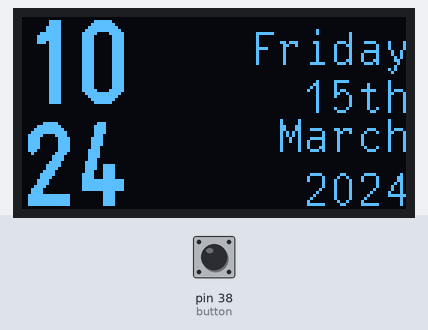
Recording of a sketch running on a simulated Arduino Mega 2560, built with avr-gcc and run on an emulated ATmega2560. Parts: 128×64 one-colour display. The inputs (shaded band) are chosen by the test bench; at power-on: pin 38 (button) HIGH. The local clock reads 2024-03-15 10:24:30 at power-on unless the sketch sets it; what the sketch prints to the serial monitor is not drawn.

Above: at 1.3 s.
1.4 s: pin 38 (button) pulled LOW for 0.15 s
At 4.4 s:
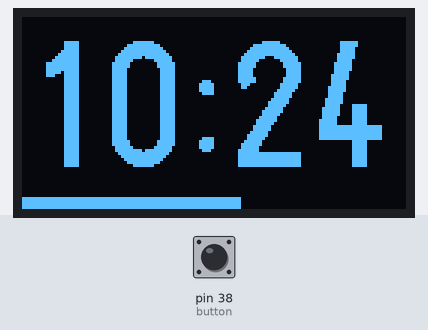
4.5 s: pin 38 (button) pulled LOW for 1 s
At 6.1 s:
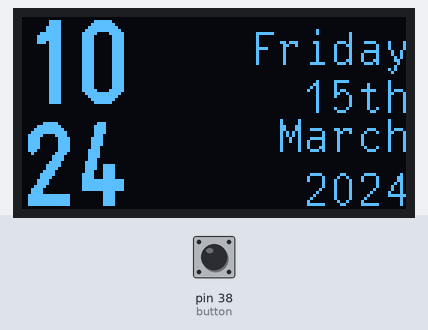
7.0 s: pin 38 (button) pulled LOW for 0.15 s
At 9.5 s:
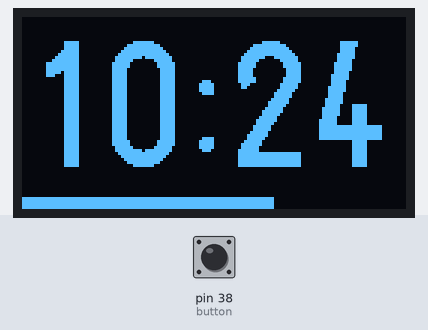
9.6 s: pin 38 (button) pulled LOW for 3.2 s
At 31.2 s:
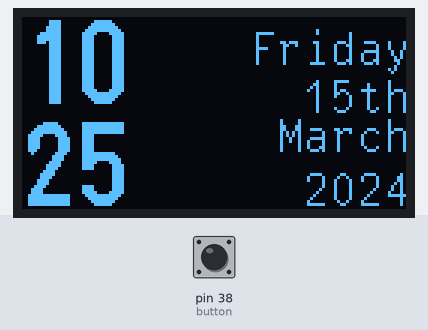
Timing chart, 0 to 31.6 s (numbered marks = the images above; inputs shaded):
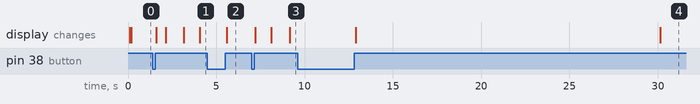

The sketch:

TimeOnDisplay.ino
```cpp
#include <Arduino.h>
#include <U8g2lib.h>
#include <Wire.h>
#include <RtcDS3231.h>

U8G2_SSD1306_128X64_NONAME_F_SW_I2C u8g2(U8G2_R0, /* clock=*/ 15, /* data=*/ 4, /* reset=*/ 16);

RtcDS3231<TwoWire> Rtc(Wire);

char* days[] = { "Monday", "Tuesday", "Wednesday", "Thursday", "Friday", "Saturday", "Sunday"};
char* months[] = { "January", "February", "March", "April", "May", "June", "July", "August", "September", "October", "November", "December" };
char * endings[] = { "st", "nd", "rd", "th"};

int button = 38;
bool counter;

unsigned long timenow = 0;
int period = 100;

void setup() {
  // put your setup code here, to run once:
  Serial.begin(115200);

  pinMode(button, INPUT);


  Rtc.Begin();
  RtcDateTime compiled = RtcDateTime(__DATE__, __TIME__);
  printDateTime(compiled);

  if (!Rtc.GetIsRunning())
  {
    Serial.println("RTC was not actively running, starting now");
    Rtc.SetIsRunning(true);
  }
  Rtc.Enable32kHzPin(false);
  Rtc.SetSquareWavePin(DS3231SquareWavePin_ModeNone);
  u8g2.begin();
  u8g2.clearBuffer();
}

void loop() {
  // put your main code here, to run repeatedly:
  u8g2.clearBuffer();
  RtcDateTime now = Rtc.GetDateTime();
  printDateTime(now);
  if(millis() > timenow + period){
    u8g2.sendBuffer();
    timenow = millis();
  }

  if (!digitalRead(button)) {
    while(!digitalRead(button)){

    }
    counter = !counter;
    Serial.println("button pressed");
  }
  //****************DISPLAY***************
}


#define countof(a) (sizeof(a) / sizeof(a[0]))

void printDateTime(const RtcDateTime& dt)
{
  char datestring[20];

  snprintf_P(datestring,
             countof(datestring),
             PSTR("%02u/%02u/%04u %02u:%02u:%02u"),
             dt.Month(),
             dt.Day(),
             dt.Year(),
             dt.Hour(),
             dt.Minute(),
             dt.Second() );
  //Serial.print(datestring);
  if (counter) {
    ClockFace1(dt);
  } else {
    ClockFace2(dt);
  }
}

void ClockFace1(const RtcDateTime& dt) {
  char timeStr[6];
  u8g2.setFont(u8g2_font_logisoso42_tf);
  sprintf(timeStr, "%02u:%02u", dt.Hour(), dt.Minute());
  u8g2.setCursor(0, 50);
  u8g2.print(timeStr);
  int len = map(dt.Second(), 0, 59, 0, 128);
  u8g2.drawBox(0, 60, len, 4);
}

void ClockFace2(const RtcDateTime& dt) {
  u8g2.setFont(u8g2_font_logisoso28_tf);
  char format[3];
  sprintf(format, "%02u", dt.Hour());
  u8g2.setCursor(0, 29);
  u8g2.print(format);

  sprintf(format, "%02u", dt.Minute());
  u8g2.setCursor(0, 63);
  u8g2.print(format);

  u8g2.setFont(u8g2_font_t0_17_tf);

  char fmt[5];
  int width = u8g2.getStrWidth(days[dt.DayOfWeek() - 1]);
  u8g2.setCursor(128 - width, 16);
  u8g2.print(days[dt.DayOfWeek() - 1]);


  int index = getEnding(dt.Day());
  sprintf(fmt, "%02u%s", dt.Day(), endings[index]);
  width = u8g2.getStrWidth(fmt);
  u8g2.setCursor(128 - width, 32);
  u8g2.print(fmt);

  width = u8g2.getStrWidth(months[dt.Month() - 1]);
  u8g2.setCursor(128 - width, 45);
  u8g2.print(months[dt.Month() - 1]);


  sprintf(fmt, "%04u", dt.Year());
  width = u8g2.getStrWidth(fmt);
  u8g2.setCursor(128 - width, 63);
  u8g2.print(fmt);
}

int getEnding(int day) {
  if (day == 1 || day == 21 || day == 31) {
    return 0;
  } else if (day == 2 || day == 22) {
    return 1;
  } else if (day == 3 || day == 23) {
    return 2;
  } else {
    return 3;
  }
}
```

Measured:
- after the input at 1.4 s, the display: first changes after 0.21 s (image 1 shows a later state)
- after the input at 4.5 s, the display: changes after 1.1 s (image 2)
- after the input at 7.0 s, the display: first changes after 0.21 s (image 3 shows a later state)
- after the input at 9.6 s, the display: first changes after 3.3 s (image 4 shows a later state)
